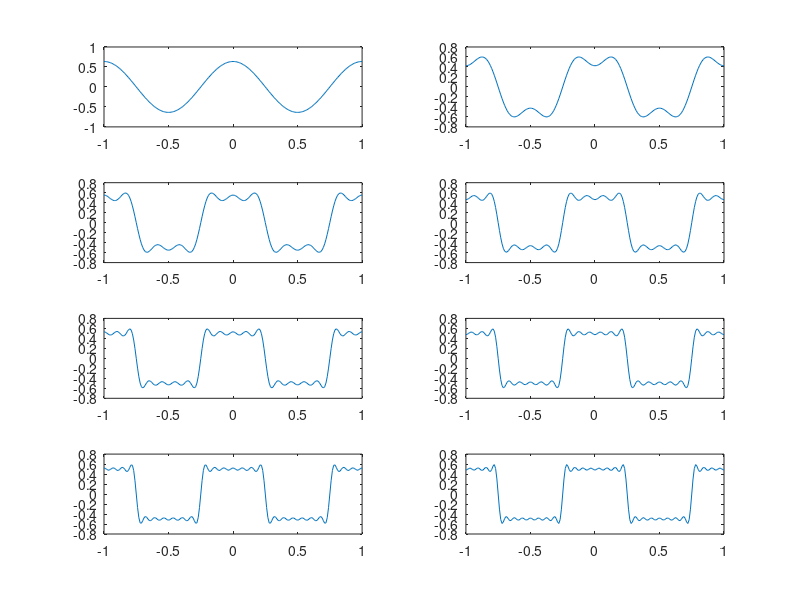

The MATLAB script that drew this image:
N=8;
t=-1:0.01:1;
A=1;
T=1;
nh=(1:N)*2-1;
Am=2/pi ./ nh;
Am(2:2:end) = -Am(2:2:end);
harmonics=cos(2 * pi * nh' * t/T);
s1=harmonics.*repmat(Am',1,length(t))
s2=cumsum(s1);
for k=1:N
         subplot(4,2,k)
plot(t, s2(k,:)) 
end
print("meandr.png");